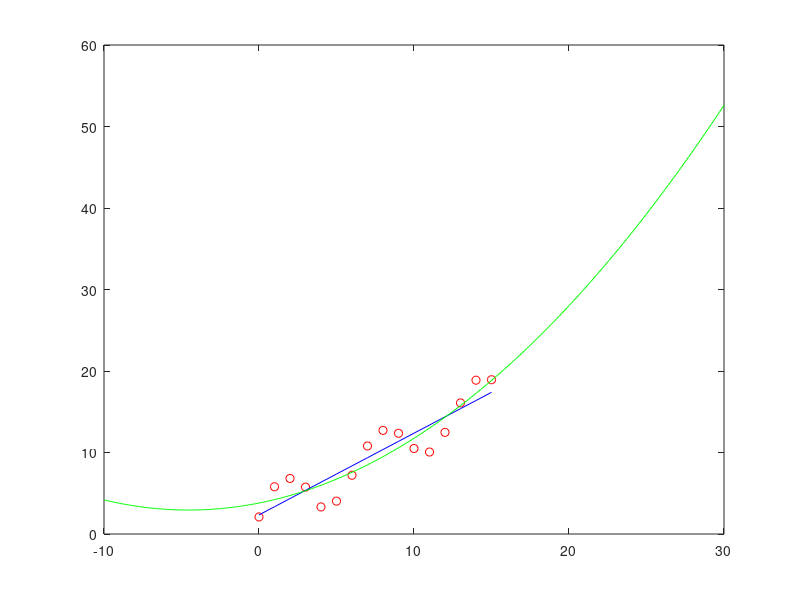

Reproduce this figure in MATLAB. (Note: this script raises an error after producing the figure.)
load OptDat1.dat
xmess = OptDat1(:,1);
ymess = OptDat1(:,2);

p_1 = polyfit(xmess,ymess,1)
ysim_1= polyval(p_1,xmess);
sse_1 = sum((ymess-ysim_1).^2)

xsim= -10:0.1:30;

p_2 = polyfit(xmess,ymess,2)
ysim_2= polyval(p_2,xsim);
%sse_2 = sum((ymess-ysim_2).^2)

plot(xmess,ymess,'ro',xmess,ysim_1,'b-',xsim,ysim_2,'g-');
title(['sse_1 = ' num2str(sse_1) 'sse_2 = ' num2str(sse_2)])

shg

%load OptDat1.dat
%xmess = OptDat1(:,1);
%ymess = OptDat1(:,2);

%p_1 = polyfit(xmess,ymess,1)
%ysim_1= polyval(p_1,xmess);
%sse_1 = sum((ymess-ysim_1).^2)
%p_2 = polyfit(xmess,ymess,2)
%ysim_2= polyval(p_2,xmess);
%sse_2 = sum((ymess-ysim_2).^2)

%plot(xmess,ymess,'ro',xmess,ysim_1,'b-',xmess,ysim_2,'g-');
%title(['sse_1 = ' num2str(sse_1) 'sse_2 = ' num2str(sse_2)])

%shg